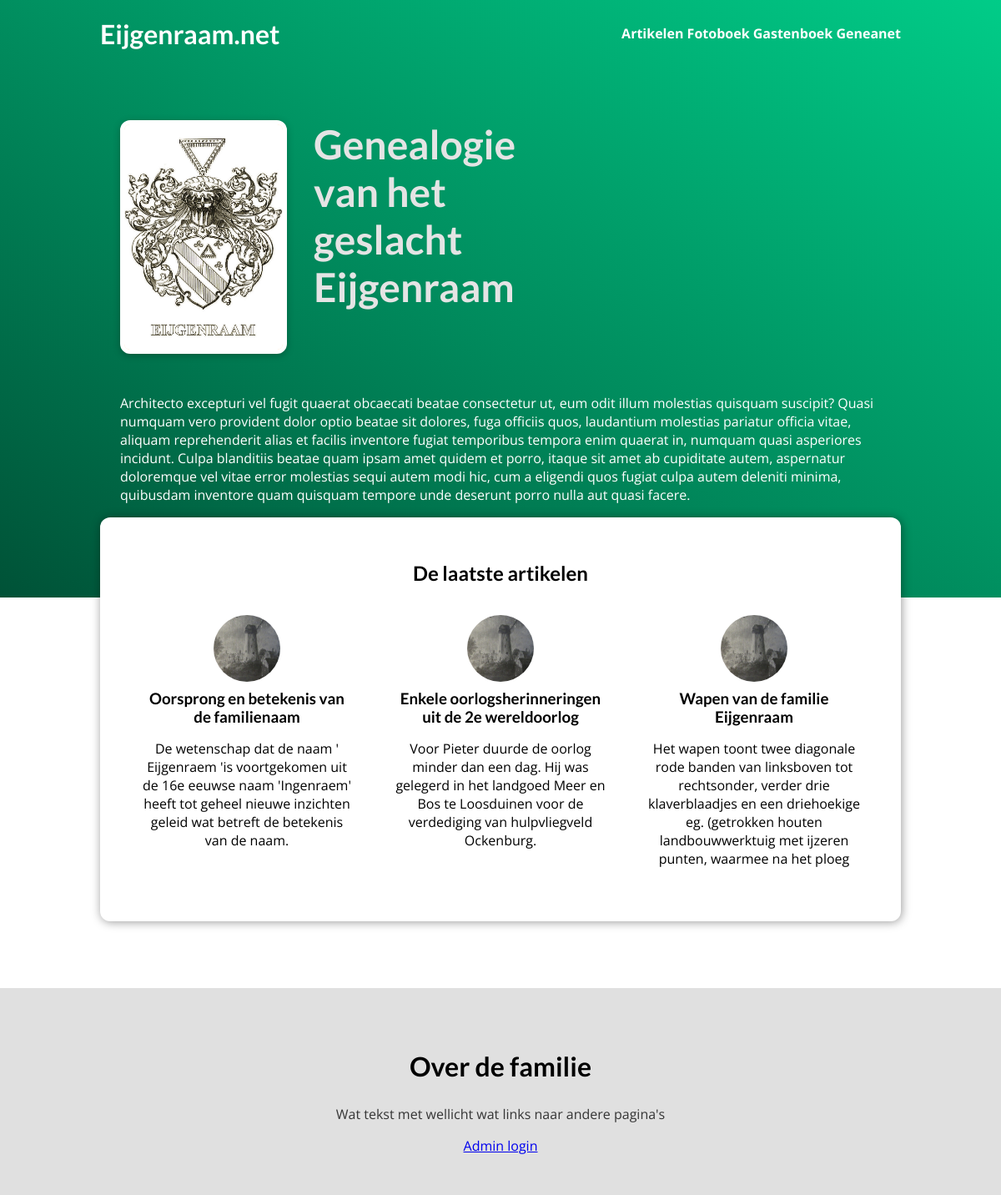
The page / on the database its author committed.
### articles/models.py (models this page shows, shortened)
class Post(m.Model):
    title = m.CharField(max_length=64)
    slug = m.SlugField(default='', blank=True, null=False, db_index=True)
    date = m.DateField()
    author = m.ForeignKey(Author, on_delete=m.SET_NULL, null=True)
    excerpt = m.TextField(max_length=200)
    content = m.TextField(max_length=20000)
    def get_absolute_url(self):
        return reverse("post-page", args=[self.slug])
    '''
    def save(self, *args, **kwargs):
        self.slug = slugify(self.title)
        super().save(*args, **kwargs)
    '''

### articles/views.py (the view)
# urls.py: path('', views.MainPageView.as_view(), name='main-page'),
class MainPageView(ListView):
    template_name = 'articles/index.html'
    model = Post
    ordering = ['-date']
    context_object_name = 'latest_posts'
    def get_queryset(self):
        queryset = super().get_queryset()
        data = queryset[:3]
        return data

### articles/templates/articles/index.html (shortened to what this page needs)
{% extends "base.html" %}
{% load static %}
{% block css_files %}
    <link rel='stylesheet' href="{% static 'articles/post.css' %}">
    <link rel='stylesheet' href="{% static 'articles/index.css' %}">
{% endblock %}
{% block content %}
    <section id='welcome'>
        <header>
            <img src="{% static 'articles/images/wapen_eijgenraam_pentekening.jpg' %}" alt='Wapen van de familie Eijgenraam' />
            <h2>Genealogie van het geslacht Eijgenraam</h2>
        </header>
        <p>{% lorem 1 b random %}</p>
    </section>
    <section id='latest-posts'>
        <h2>De laatste artikelen</h2>
        <ul>
            {% for post in latest_posts %}
                {% include 'articles/includes/post.html' %}
            {% endfor %}
        </ul>
    </section>
    <section id='about'>
        <h2>Over de familie</h2>
        <p>Wat tekst met wellicht wat links naar andere pagina's</p>
        <a href='/admin'>Admin login</a>
    </section>
{% endblock %}

### articles/templates/articles/includes/post.html
{% load static %}
<li>
    <article class='post'>
        <a href="{{ post.get_absolute_url }}">
            <img src="{% static 'articles/images/de_mallemolen.jpg' %}" alt='{{ post.title }}' />
            <div class='post__content'>
                <h3>{{ post.title }}</h2>
                    <p>{{ post.excerpt }}</p>
            </div>
        </a>
    </article>
</li>

### static/app.css (style rules this page uses)
* { box-sizing: border-box; }
html { font-family: 'Open Sans', 'Lato', sans-serif; }
body { margin: 0; }
h1, h2, h3 { font-family: 'Lato', sans-serif; font-weight: bold; }

### articles/static/articles/post.css (style rules this page uses)
.post { display: flex; flex-direction: column; align-items: center; text-align: center; }
.post a { text-decoration: none; color: black; transition: all 0.2s ease; padding: 1rem; }
.post img { width: 5rem; height: 5rem; object-fit: cover; border-radius: 50%; }
.post h3 { margin: 0.25rem 0; }

### articles/static/articles/index.css (style rules this page uses)
#welcome { background: linear-gradient(to right top, #005237, #01cc88); padding: 6rem 12%; }
#welcome header { display: flex; align-items: flex-start; margin: 3rem auto; }
#welcome img { width: 12.5rem; height: 17.5rem; object-fit: cover; object-position: top; border: 5px solid white; border-radius: 12px; background-color: #ffe1bf; box-shadow: 0 2px 8px rgba(0, 0, 0, 0.25); }
#welcome h2 { font-size: 3rem; margin: 0 0 0 2rem; color: #e4e4e4; width: 15rem; }
#welcome p { color: white; font-size: 1rem; }
#latest-posts { background-color: white; padding: 2rem; border-radius: 12px; width: 60rem; margin: -6rem auto 2rem auto; box-shadow: 1px 1px 12px rgba(0, 0, 0, 0.4); }
#latest-posts h2 { text-align: center; }
#latest-posts ul { list-style: none; margin: 0; padding: 0; display: flex; gap: 1rem; }
#latest-posts li { flex: 1; }
#about { text-align: center; padding: 3rem; background-color: #e0e0e0; margin-top: 5rem; }
#about h2 { font-size: 2rem; }
#about p { font-size: 1rem; color: #353535; }

### rows shown on the page
Post: title "Oorsprong en betekenis van de familienaam", excerpt "De wetenschap dat de naam ' Eijgenraem 'is voortgekomen uit de 16e eeuwse naam 'Ingenraem' heeft tot geheel nieuwe inzichten geleid wat betreft de betekenis van de naam."
Post: title "Enkele oorlogsherinneringen uit de 2e wereldoorlog", excerpt "Voor Pieter duurde de oorlog minder dan een dag. Hij was gelegerd in het landgoed Meer en Bos te Loosduinen voor de verdediging van hulpvliegveld Ockenburg."
Post: title "Wapen van de familie Eijgenraam", excerpt "Het wapen toont twee diagonale rode banden van linksboven tot rechtsonder, verder drie klaverblaadjes en een driehoekige eg. (getrokken houten landbouwwerktuig met ijzeren punten, waarmee na het ploeg"
